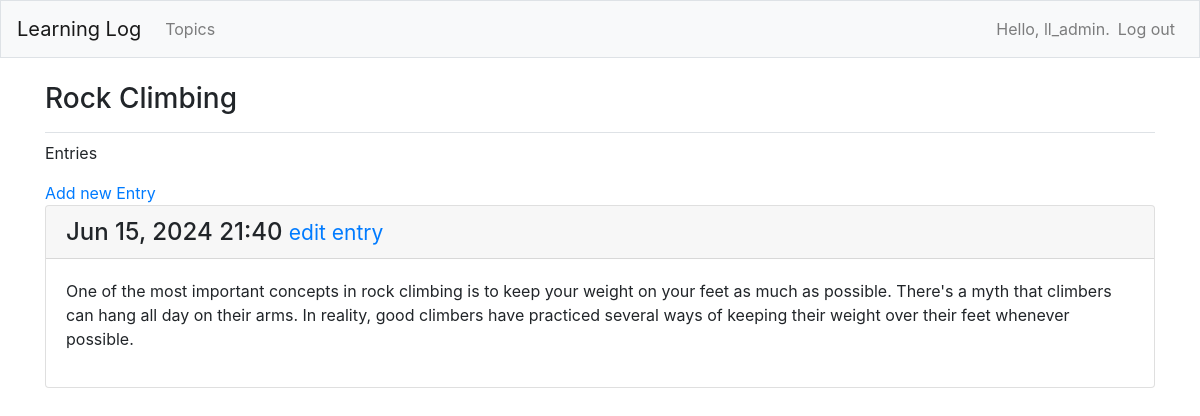
The page /topics/2/ (signed in) on the database its author committed.
### learning_logs/models.py (models this page shows, shortened)
class Topic(models.Model):
    text = models.CharField(max_length=200)
    date_added = models.DateTimeField(auto_now_add=True)
    owner = models.ForeignKey(User, on_delete=models.CASCADE)
    def __str__(self):
        return self.text

class Entry(models.Model):
    topic = models.ForeignKey(Topic, on_delete=models.CASCADE)
    text = models.TextField()
    date_added = models.DateTimeField(auto_now_add=True)
    class Meta:
        verbose_name_plural = 'entries'

### learning_logs/views.py (the view)
# urls.py: path('topics/<int:topic_id>/', views.topic, name='topic'),
@login_required
def topic(request, topic_id):
    topic = Topic.objects.get(id = topic_id)
    if topic.owner !=request.user:
        raise Http404
    entries = topic.entry_set.order_by('-date_added')
    context = {'topic': topic, 'entries': entries}
    return render(request, 'learning_logs/topic.html', context)

### learning_logs/templates/learning_logs/topic.html
{% extends "learning_logs/base.html" %}
{% block page_header %}
<h3>{{ topic }}</h3>
{% endblock page_header%}
{% block content %}
<p>Entries</p>
<a href = "{% url 'learning_logs:new_entry' topic.id %}">Add new Entry</a>
        {% for entry in entries %}
            <div class = "card mb-3">
                <h4 class="card-header">{{ entry.date_added|date:'M d, Y H:i' }}
                    <small><a href="{% url 'learning_logs:edit_entry' entry.id %}">edit entry</a></small>
                </h4>
                <div class = "card-body">
                    {{ entry.text|linebreaks }}
                </div>
            </div>
        {% empty %}
            <li>There are no entries for this topic yet</li>
        {% endfor %}
{% endblock content %}

### learning_logs/templates/learning_logs/base.html (shortened to what this page needs)
{% load bootstrap4 %}
<!doctype html>
<html lang = "en">
<head>
    {% bootstrap_css %}
</head>
<body>
    <nav class = "navbar navbar-expand-md navbar-light bg-light mb-4 border">
        <a class = "navbar-brand" href = "{% url 'learning_logs:index' %}">Learning Log</a>
    <div class="collapse navbar-collapse" id = "navbarCollapse">
        <ul class="navbar-nav mr-auto">
            <li class = "nav-item">
                <a class = "nav-link" href = "{% url 'learning_logs:topics' %}">Topics</a>
        </ul>
        <ul class="navbar-nav ml-auto">
            {% if user.is_authenticated %}
                <li class = "nav-item">
                    <span class = "navbar-text">Hello, {{ user.username }}.</span>
                </li>
                <li class="nav-item">
                    <form method="POST" action="{% url 'users:logout' %}">
                        <button type="submit" class="btn btn-link nav-link" style="display: inline; border: none; background: none;">
                            Log out
                        </button>
                    </form>
                </li>
            {% endif %}
        </ul>
    </div>
    </nav>
    <main role="main" class="container">
        <div class = "pb-2 mb-2 border-bottom">
            {% block page_header %} {% endblock page_header %}
        </div>
        <div>
            {% block content %} {% endblock content%}
        </div>
    </main>
</body>
</html>

### rows shown on the page
Topic: text "Rock Climbing"
Entry: date_added "Jun 15, 2024 21:40", text "One of the most important concepts in rock climbing is to keep your weight on your feet as much as possible. There's a myth that climbers can hang all day on their arms. In reality, good climbers have practiced several ways of keeping their weight over their feet whenever possible."

### other values the page prints
{{ user.username }} "ll_admin"
